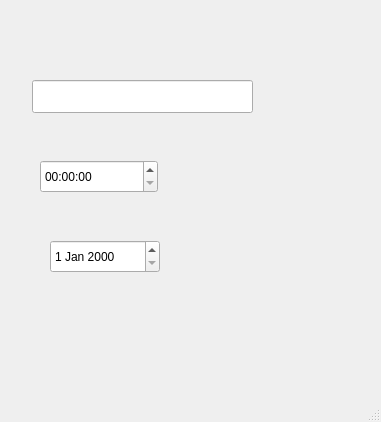
<?xml version="1.0" encoding="UTF-8"?>
<ui version="4.0">
 <class>MainWindow</class>
 <widget class="QMainWindow" name="MainWindow">
  <property name="geometry">
   <rect>
    <x>0</x>
    <y>0</y>
    <width>381</width>
    <height>422</height>
   </rect>
  </property>
  <property name="windowTitle">
   <string>MainWindow</string>
  </property>
  <widget class="QWidget" name="centralwidget">
   <widget class="QLineEdit" name="lineEdit">
    <property name="geometry">
     <rect>
      <x>32</x>
      <y>80</y>
      <width>221</width>
      <height>33</height>
     </rect>
    </property>
   </widget>
   <widget class="QTimeEdit" name="timeEdit">
    <property name="geometry">
     <rect>
      <x>40</x>
      <y>160</y>
      <width>118</width>
      <height>33</height>
     </rect>
    </property>
   </widget>
   <widget class="QDateEdit" name="dateEdit">
    <property name="geometry">
     <rect>
      <x>50</x>
      <y>240</y>
      <width>110</width>
      <height>33</height>
     </rect>
    </property>
   </widget>
  </widget>
  <widget class="QMenuBar" name="menubar">
   <property name="geometry">
    <rect>
     <x>0</x>
     <y>0</y>
     <width>381</width>
     <height>27</height>
    </rect>
   </property>
  </widget>
  <widget class="QStatusBar" name="statusbar"/>
 </widget>
 <resources/>
 <connections/>
</ui>
